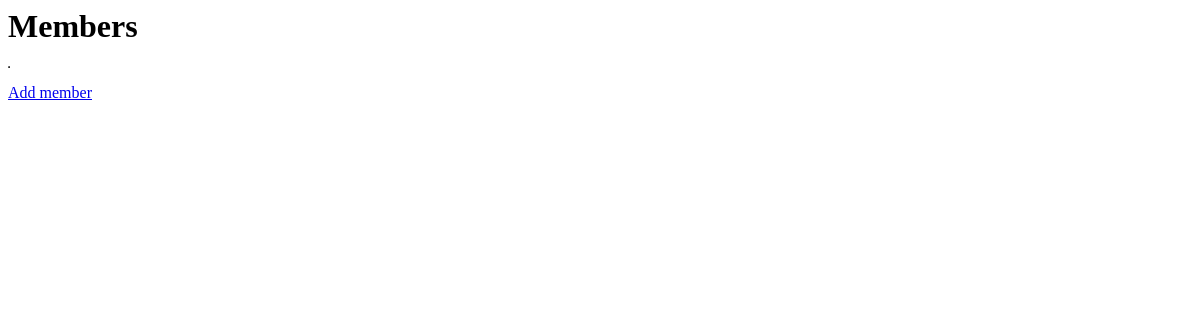
Page /members/ on the earlier database version.
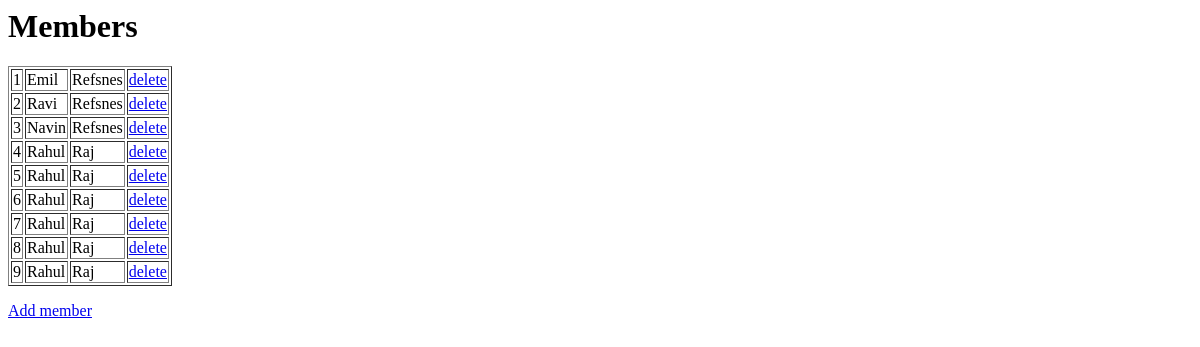
Same page on the later database version.
### members/models.py (models this page shows)
class Members(models.Model):
    firstname = models.CharField(max_length=255)
    lastname = models.CharField(max_length=255)

### members/views.py (the view)
# urls.py: path('', views.index, name='index'),
def index(request):
    mymembers = Members.objects.all().values()
    template = loader.get_template('index.html')
    context = {
        'mymembers': mymembers
    }
    return HttpResponse(template.render(context, request))

### members/templates/index.html
<h1>Members</h1>
<table border="1">
{% for x in mymembers %}
<tr>
<td>{{ x.id }}</td>
<td>{{ x.firstname }}</td>
<td>{{ x.lastname }}</td>
<td><a href="delete/{{x.id}}">delete</a></td>
</tr>
{% endfor %}
</table>
<p>
    <a href="add/">Add member</a>
</p>

Differences in the rows shown:
added Members: id "1", firstname "Emil", lastname "Refsnes"
added Members: id "2", firstname "Ravi", lastname "Refsnes"
added Members: id "3", firstname "Navin", lastname "Refsnes"
added Members: id "4", firstname "Rahul", lastname "Raj"
added Members: id "5", firstname "Rahul", lastname "Raj"
added Members: id "6", firstname "Rahul", lastname "Raj"
added Members: id "7", firstname "Rahul", lastname "Raj"
added Members: id "8", firstname "Rahul", lastname "Raj"
added Members: id "9", firstname "Rahul", lastname "Raj"
